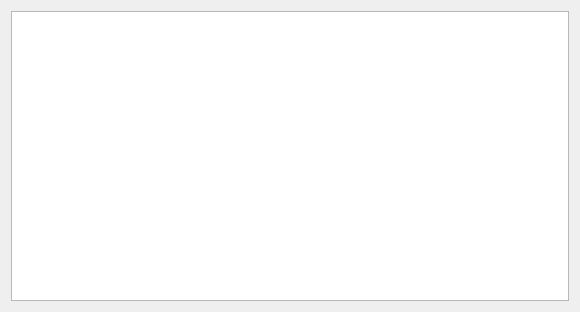
<?xml version="1.0" encoding="UTF-8"?>
<ui version="4.0">
 <class>ShowNames</class>
 <widget class="QWidget" name="ShowNames">
  <property name="geometry">
   <rect>
    <x>0</x>
    <y>0</y>
    <width>582</width>
    <height>314</height>
   </rect>
  </property>
  <property name="font">
   <font>
    <family>Arial</family>
    <pointsize>1</pointsize>
    <weight>50</weight>
    <italic>false</italic>
    <bold>false</bold>
   </font>
  </property>
  <property name="windowTitle">
   <string>Show Names</string>
  </property>
  <property name="styleSheet">
   <string notr="true"/>
  </property>
  <layout class="QGridLayout" name="gridLayout">
   <property name="sizeConstraint">
    <enum>QLayout::SetFixedSize</enum>
   </property>
   <item row="0" column="0">
    <widget class="QTableWidget" name="name_table">
     <property name="minimumSize">
      <size>
       <width>558</width>
       <height>290</height>
      </size>
     </property>
    </widget>
   </item>
  </layout>
 </widget>
 <resources/>
 <connections/>
</ui>
